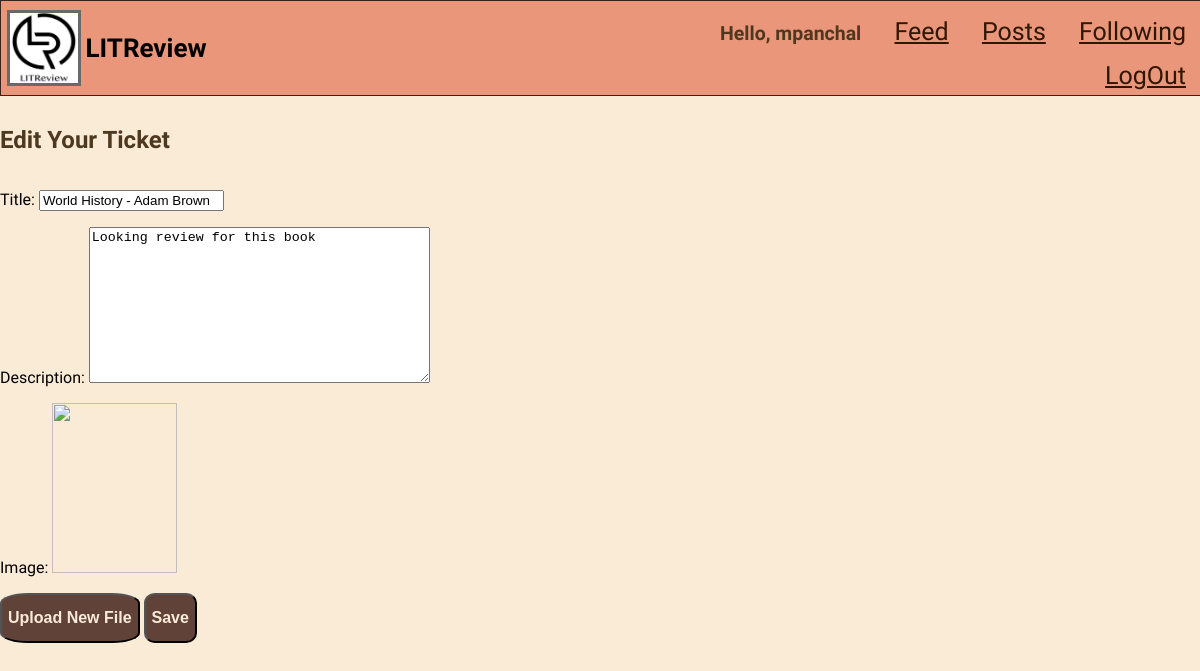
The app's page /blog/my_posts/7/edit_ticket (signed in) with its own data.
### authentication/models.py (models this page shows)
class User(AbstractUser):
    username = models.CharField(max_length=50, unique=True, default="")
    follows = models.ManyToManyField(
        'self',
        symmetrical=False)

### blog/models.py (models this page shows, shortened)
class Ticket(models.Model):
    title = models.CharField(max_length=120)
    description = models.TextField(max_length=2048, blank=True)
    user = models.ForeignKey(User, on_delete=models.CASCADE)
    image = models.ImageField(null=True, blank=True)
    time_created = models.DateTimeField(auto_now_add=True)
    IMAGE_MAX_SIZE = (258, 392)

### blog/views.py (the view)
# urls.py: path('my_posts/<int:tid>/edit_ticket', blog.views.edit_ticket, name='edit_ticket'),
@login_required
def edit_ticket(request, tid):
    ticket = get_object_or_404(models.Ticket, id=tid)
    edit_form = forms.TicketForm(instance=ticket)
    if request.method == 'POST':
        edit_form = forms.TicketForm(request.POST, request.FILES, instance=ticket)
        if edit_form.is_valid():
            edit_form.save()
            return redirect('own_posts')
    context = {'edit_form': edit_form,
               'ticket': ticket}
    return render(request, 'blog/edit_ticket.html', context=context)

### blog/forms.py
class TicketForm(forms.ModelForm):
    class Meta:
        model = models.Ticket
        fields = ['title', 'description', 'image']

### blog/templates/blog/edit_ticket.html (shortened to what this page needs)
{% extends 'base.html' %}
{% block content %}
    <h2>Edit Your Ticket</h2>
    <form method="post" enctype="multipart/form-data">
        <p>Title: {{ edit_form.title}}</p>
        <p>Description: {{ edit_form.description }}</p>
        <p>Image:
        {% if edit_form.image %}
            <img src="{{ edit_form.image.url }}" alt="">
        {% endif %}
        </p>
        <button onclick="">Upload New File</button>
        <button type="submit">Save</button>
    </form>
{% endblock content %}

### templates/base.html (shortened to what this page needs)
{% load static %}
<html>
    <head>
        <link rel="stylesheet" href="{% static 'style.css' %}" type="text/css" />
    </head>
    <body>
        <header class="header">
            <img src="{% static 'logo.png' %}" alt="" class="logo">
            <h1>LITReview</h1>
            {% if user.is_authenticated %}
                    <nav class="navbar">
                        <h2>Hello, {{ request.user }}</h2>
                        <a href="{% url 'home' %}">Feed</a>
                        <a href="{% url 'own_posts' %}">Posts</a>
                        <a href="{% url 'follow_users' %}">Following</a>
                        <a href="{% url 'logout' %}">LogOut</a>
                    </nav>
            {% endif %}
        </header>
        {% block content %}{% endblock content %}
    </body>
</html>

### staticfiles/style.css (style rules this page uses)
body { margin: 0 auto; justify-content: center; box-sizing: border-box; scroll-behavior: smooth; font-family: "Nova Round", system-ui; background-color:antiquewhite; }
.header { background-color:darksalmon; padding:5px; display: flex; width: 100%; align-items: center; font-size: small; margin-bottom: 10px; border: 1px solid #3b2119 ; }
.logo { height: 70px; width: 70px; margin-right: 5PX; margin-left: 1px; border-color: dimgrey; border-style: solid; }
h2 { display: inline-block; color:rgb(78, 56, 31); text-align: center; }
button { position: relative; width:max-content; height: 50px; color: antiquewhite; border-radius: 20%; font-size: medium; background-color:#614239; font-weight: bold; }
.header .navbar { display: inline-block; padding: 0px 20px; text-align: right; overflow: hidden; margin-left: 400px; }
.header .navbar a { color:#301702; display: inline-block; padding-left: 30px; font-size: 25px; transition: all 0.3s ease 0s; text-align: center; }
img { width: 125px; height: 170px; }

### records on screen
User: user "mpanchal"
Ticket: title "World History - Adam Brown", description "Looking review for this book"
